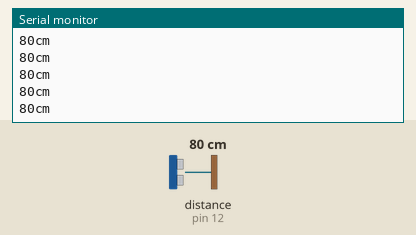
Recording of a sketch running on a simulated Arduino Uno, built with avr-gcc and run on an emulated ATmega328P. Shown: the last lines printed to the serial monitor. Wiring (inferred from the names in the program): ultrasonic range finder: trigger pin 13; echo pin 12. Inputs (shaded band) come from the test bench; at power-on: distance to the obstacle (sensor on pin 12) 80 cm. The echo pulse lasts 58.3 µs per cm.

Above: at 1.2 s.
1.3 s: distance to the obstacle (sensor on pin 12) set to 2 cm
At 1.48 s:
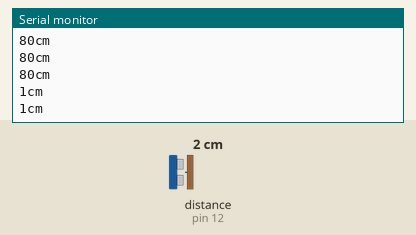
2.8 s: distance to the obstacle (sensor on pin 12) set to 120 cm
At 2.89 s:
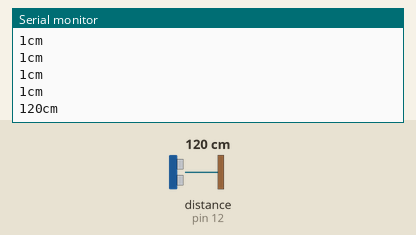
Timing chart, 0 to 5.8 s (numbered marks = the images above; inputs shaded):
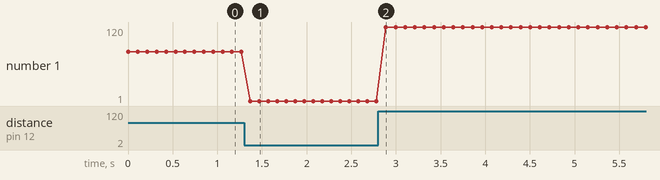

The sketch:

UltrasonicSensor.ino
```cpp
//global
 int PingPin=13; //TRIG pin is used to trigger the ultrasonic sound pulses
 int EchoPin=12;
void setup() {

pinMode(PingPin, OUTPUT);
pinMode(EchoPin, INPUT);
Serial.begin(9600);
}

void loop() {
  //local
unsigned long duration, cm;
digitalWrite(PingPin, LOW);
delayMicroseconds(2);
digitalWrite(PingPin,HIGH);
delayMicroseconds(5);
digitalWrite(PingPin, LOW);


// When the signal changes from LOW to HIGH, pulseIn() will start measuring the duration of the pulse.
duration= pulseIn(EchoPin, HIGH);

cm=MicroStoCm( duration);
Serial.print(cm);
Serial.println("cm");
delay(100);

}
/* Sound travels in air at 340 m/s
duration from unltrasonic Sensor ~ 29 microsecond/cm
*/
unsigned long MicroStoCm(unsigned long MicroS){

return(MicroS/29)/2;


}
```

Measured:
- after the input at 1.3 s, the serial monitor: prints a new line after 0.07 s (image 1)
- after the input at 2.8 s, the serial monitor: prints a new line after 0.09 s (image 2)
- plotted number 1: 80 → 1 after the input at 1.3 s, 1 → 120 after the input at 2.8 s
